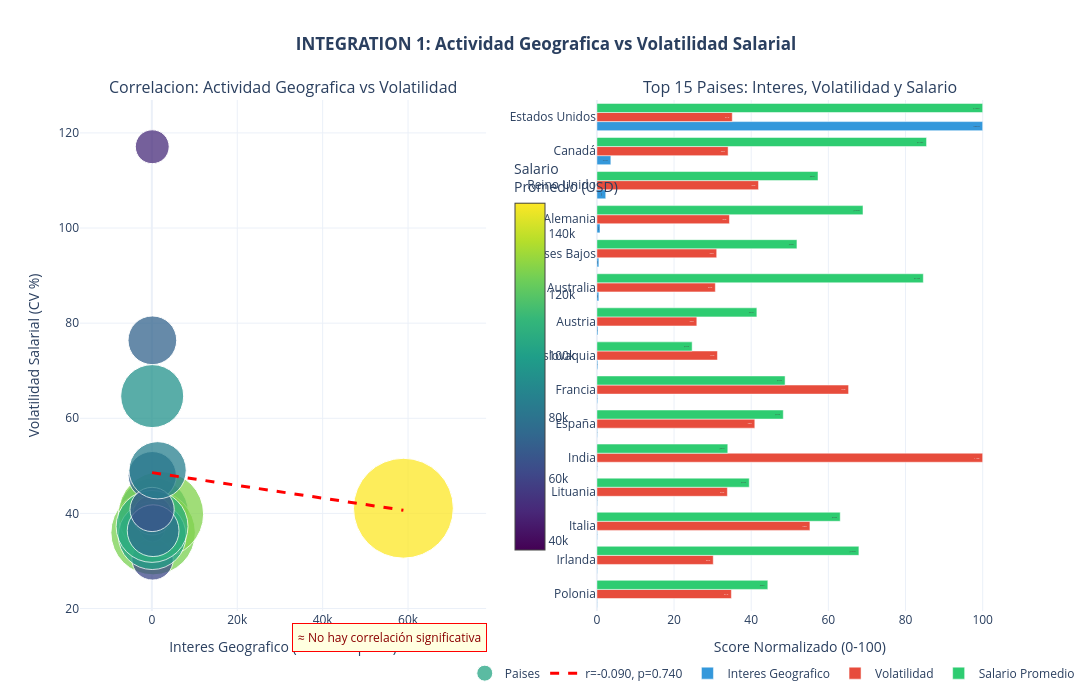

The cell this chart's notebook holds for it:
### Code cell
import plotly.graph_objects as go
from plotly.subplots import make_subplots
import plotly.express as px

print("\n" + "="*80)
print("FASE 3: INTEGRATION - ANALISIS ESPACIO-TEMPORAL INTEGRADO")
print("="*80)
print(f"\nUsando dataset previamente cargado: {df.shape[0]:,} observaciones")
print(f"Periodo: {df['work_year'].min()}-{df['work_year'].max()}")

# ====================================================================
# 1. CORRELACION: INTERES GEOGRAFICO vs VOLATILIDAD TEMPORAL
# ====================================================================

print("\n" + "="*80)
print("1. CORRELACION: ACTIVIDAD GEOGRAFICA vs VOLATILIDAD SALARIAL")
print("="*80)

# Calcular metricas por pais (usando df existente)
country_metrics = df.groupby('employee_country_name').agg({
    'salary_in_usd': ['mean', 'std', 'count'],
    'work_year': 'nunique'
}).reset_index()

country_metrics.columns = ['country', 'mean_salary', 'std_salary', 'n_jobs', 'n_years']
country_metrics['volatility'] = (country_metrics['std_salary'] / country_metrics['mean_salary']) * 100
country_metrics['geographic_interest'] = country_metrics['n_jobs']

# Filtrar paises con datos suficientes
country_metrics_filtered = country_metrics[
    (country_metrics['n_jobs'] >= 50) & 
    (country_metrics['n_years'] >= 3)
].copy()

print(f"\nPaises analizados: {len(country_metrics_filtered)}")

# Correlacion
from scipy.stats import pearsonr, spearmanr

corr_pearson, p_pearson = pearsonr(
    country_metrics_filtered['geographic_interest'],
    country_metrics_filtered['volatility']
)

corr_spearman, p_spearman = spearmanr(
    country_metrics_filtered['geographic_interest'],
    country_metrics_filtered['volatility']
)

print(f"\nCORRELACION: Interes Geografico (N empleos) vs Volatilidad Salarial")
print("-" * 80)
print(f"Pearson r  = {corr_pearson:7.4f} | p-value = {p_pearson:.4f}")
print(f"Spearman ρ = {corr_spearman:7.4f} | p-value = {p_spearman:.4f}")

if p_pearson < 0.05:
    if corr_pearson > 0:
        print("\n✓ Mercados mas activos tienen MAYOR volatilidad (correlacion positiva)")
    else:
        print("\n✓ Mercados mas activos tienen MENOR volatilidad (correlacion negativa)")
else:
    print("\n≈ No hay correlacion significativa entre actividad geografica y volatilidad")

# Visualizacion INTERACTIVA con Plotly - VERSION MEJORADA
import plotly.graph_objects as go
from plotly.subplots import make_subplots
import plotly.express as px

# Regression line
z = np.polyfit(country_metrics_filtered['geographic_interest'], 
               country_metrics_filtered['volatility'], 1)
p_poly = np.poly1d(z)
x_line = np.linspace(country_metrics_filtered['geographic_interest'].min(),
                     country_metrics_filtered['geographic_interest'].max(), 100)

# Crear figura con 2 subplots lado a lado
fig = make_subplots(
    rows=1, cols=2,
    subplot_titles=('Correlacion: Actividad Geografica vs Volatilidad',
                    'Top 15 Paises: Interes, Volatilidad y Salario'),
    specs=[[{"type": "scatter"}, {"type": "bar"}]],
    horizontal_spacing=0.12
)

# ========== SUBPLOT 1: SCATTER PLOT (TAMAÑO REDUCIDO) ==========
fig.add_trace(
    go.Scatter(
        x=country_metrics_filtered['geographic_interest'],
        y=country_metrics_filtered['volatility'],
        mode='markers',
        marker=dict(
            size=country_metrics_filtered['mean_salary']/1500,  # Reducido de 400 a 1500
            color=country_metrics_filtered['mean_salary'],
            colorscale='Viridis',
            showscale=True,
            colorbar=dict(
                title="Salario<br>Promedio (USD)", 
                x=0.46,
                len=0.8
            ),
            line=dict(width=1, color='white'),
            opacity=0.75,
            sizemode='diameter',
            sizemin=4  # Tamaño mínimo para puntos pequeños
        ),
        text=country_metrics_filtered['country'],
        customdata=country_metrics_filtered[['geographic_interest', 'volatility', 'mean_salary', 'n_jobs']],
        hovertemplate='<b>%{text}</b><br>' +
                      'N° Empleos: %{customdata[3]:,.0f}<br>' +
                      'Volatilidad: %{customdata[1]:.1f}%<br>' +
                      'Salario Promedio: $%{customdata[2]:,.0f}<br>' +
                      '<extra></extra>',
        name='Paises'
    ),
    row=1, col=1
)

# Regression line
fig.add_trace(
    go.Scatter(
        x=x_line,
        y=p_poly(x_line),
        mode='lines',
        line=dict(color='red', width=3, dash='dash'),
        name=f'r={corr_pearson:.3f}, p={p_pearson:.3f}',
        hoverinfo='skip',
        showlegend=True
    ),
    row=1, col=1
)

# ========== SUBPLOT 2: BAR CHART AGRUPADO (Alternativa al heatmap) ==========
top_15 = country_metrics_filtered.nlargest(15, 'geographic_interest').sort_values('geographic_interest', ascending=True)

# Normalizar para visualizacion (escala 0-100)
top_15['interest_norm'] = (top_15['geographic_interest'] / top_15['geographic_interest'].max()) * 100
top_15['volatility_norm'] = (top_15['volatility'] / top_15['volatility'].max()) * 100
top_15['salary_norm'] = (top_15['mean_salary'] / top_15['mean_salary'].max()) * 100

# Barra 1: Interes Geografico (normalizado)
fig.add_trace(
    go.Bar(
        y=top_15['country'],
        x=top_15['interest_norm'],
        orientation='h',
        name='Interes Geografico',
        marker=dict(color='#3498db'),
        text=[f"{val:.0f}" for val in top_15['geographic_interest']],
        textposition='inside',
        hovertemplate='<b>%{y}</b><br>N° Empleos: %{text}<br>Score: %{x:.0f}/100<extra></extra>'
    ),
    row=1, col=2
)

# Barra 2: Volatilidad (normalizada)
fig.add_trace(
    go.Bar(
        y=top_15['country'],
        x=top_15['volatility_norm'],
        orientation='h',
        name='Volatilidad',
        marker=dict(color='#e74c3c'),
        text=[f"{val:.0f}%" for val in top_15['volatility']],
        textposition='inside',
        hovertemplate='<b>%{y}</b><br>Volatilidad: %{text}<br>Score: %{x:.0f}/100<extra></extra>'
    ),
    row=1, col=2
)

# Barra 3: Salario (normalizado)
fig.add_trace(
    go.Bar(
        y=top_15['country'],
        x=top_15['salary_norm'],
        orientation='h',
        name='Salario Promedio',
        marker=dict(color='#2ecc71'),
        text=[f"${val/1000:.0f}K" for val in top_15['mean_salary']],
        textposition='inside',
        hovertemplate='<b>%{y}</b><br>Salario: %{text}<br>Score: %{x:.0f}/100<extra></extra>'
    ),
    row=1, col=2
)

# ========== LAYOUT ==========
fig.update_xaxes(title_text="Interes Geografico (N° de Empleos)", row=1, col=1)
fig.update_yaxes(title_text="Volatilidad Salarial (CV %)", row=1, col=1)

fig.update_xaxes(title_text="Score Normalizado (0-100)", row=1, col=2)
fig.update_yaxes(title_text="", row=1, col=2)

fig.update_layout(
    title_text="<b>INTEGRATION 1: Actividad Geografica vs Volatilidad Salarial</b>",
    title_x=0.5,
    height=700,
    width=1800,
    showlegend=True,
    hovermode='closest',
    template='plotly_white',
    barmode='group',
    legend=dict(
        orientation="h",
        yanchor="bottom",
        y=-0.15,
        xanchor="center",
        x=0.75
    )
)

# Agregar anotacion con interpretacion
if p_pearson < 0.05:
    if corr_pearson > 0:
        interpretation = "✓ Mercados más activos tienen MAYOR volatilidad"
    else:
        interpretation = "✓ Mercados más activos tienen MENOR volatilidad"
else:
    interpretation = "≈ No hay correlación significativa"

fig.add_annotation(
    text=interpretation,
    xref="paper", yref="paper",
    x=0.23, y=-0.08,
    showarrow=False,
    font=dict(size=12, color="darkred"),
    bgcolor="lightyellow",
    bordercolor="red",
    borderwidth=1,
    borderpad=5
)

fig.show()

### Figure 1 — Plotly figure (JSON) as saved in the notebook; plotly's stock layout.template omitted (floating-point values rounded to 4 significant figures)
{"data": [{"customdata": [[479.0, 40.24, 103300.0, 479.0], [298.0, 35.95, 126700.0, 298.0], [169.0, 30.33, 62110.0, 169.0], [2132.0, 39.83, 128000.0, 2132.0], [147.0, 36.59, 36980.0, 147.0], [96.0, 47.93, 72380.0, 96.0], [58910.0, 41.09, 149800.0, 58910.0], [121.0, 76.39, 73070.0, 121.0], [96.0, 117.1, 50820.0, 96.0], [77.0, 35.32, 101700.0, 77.0], [82.0, 64.66, 94480.0, 82.0], [89.0, 39.61, 59160.0, 89.0], [51.0, 37.26, 107900.0, 51.0], [303.0, 36.36, 77680.0, 303.0], [61.0, 40.82, 66370.0, 61.0], [1353.0, 49.06, 85850.0, 1353.0]], "hovertemplate": "<b>%{text}</b><br>N° Empleos: %{customdata[3]:,.0f}<br>Volatilidad: %{customdata[1]:.1f}%<br>Salario Promedio: $%{customdata[2]:,.0f}<br><extra></extra>", "marker": {"color": [103300.0, 126700.0, 62110.0, 128000.0, 36980.0, 72380.0, 149800.0, 73070.0, 50820.0, 101700.0, 94480.0, 59160.0, 107900.0, 77680.0, 66370.0, 85850.0], "colorbar": {"len": 0.8, "title": {"text": "Salario<br>Promedio (USD)"}, "x": 0.46}, "colorscale": [[0, "#440154"], [0.1111, "#482878"], [0.2222, "#3e4989"], [0.3333, "#31688e"], [0.4444, "#26828e"], [0.5556, "#1f9e89"], [0.6667, "#35b779"], [0.7778, "#6ece58"], [0.8889, "#b5de2b"], [1, "#fde725"]], "line": {"color": "white", "width": 1}, "opacity": 0.75, "showscale": true, "size": [68.88, 84.5, 41.41, 85.33, 24.66, 48.25, 99.87, 48.72, 33.88, 67.82, 62.99, 39.44, 71.91, 51.78, 44.25, 57.24], "sizemin": 4, "sizemode": "diameter"}, "mode": "markers", "name": "Paises", "text": ["Alemania", "Australia", "Austria", "Canadá", "Eslovaquia", "España", "Estados Unidos", "Francia", "India", "Irlanda", "Italia", "Lituania", "Nueva Zelanda", "Países Bajos", "Polonia", "Reino Unido"], "type": "scatter", "x": [479, 298, 169, 2132, 147, 96, 58909, 121, 96, 77, 82, 89, 51, 303, 61, 1353], "xaxis": "x", "y": [40.24, 35.95, 30.33, 39.83, 36.59, 47.93, 41.09, 76.39, 117.1, 35.32, 64.66, 39.61, 37.26, 36.36, 40.82, 49.06], "yaxis": "y"}, {"hoverinfo": "skip", "line": {"color": "red", "dash": "dash", "width": 3}, "mode": "lines", "name": "r=-0.090, p=0.740", "showlegend": true, "type": "scatter", "x": [51.0, 645.5, 1240.0, 1835.0, 2429.0, 3024.0, 3618.0, 4213.0, 4807.0, 5402.0, 5996.0, 6591.0, 7185.0, 7780.0, 8374.0, 8969.0, 9563.0, 10160.0, 10750.0, 11350.0, 11940.0, 12540.0, 13130.0, 13730.0, 14320.0, 14910.0, 15510.0, 16100.0, 16700.0, 17290.0, 17890.0, 18480.0, 19080.0, 19670.0, 20260.0, 20860.0, 21450.0, 22050.0, 22640.0, 23240.0, 23830.0, 24430.0, 25020.0, 25620.0, 26210.0, 26800.0, 27400.0, 27990.0, 28590.0, 29180.0, 29780.0, 30370.0, 30970.0, 31560.0, 32160.0, 32750.0, 33340.0, 33940.0, 34530.0, 35130.0, 35720.0, 36320.0, 36910.0, 37510.0, 38100.0, 38700.0, 39290.0, 39880.0, 40480.0, 41070.0, 41670.0, 42260.0, 42860.0, 43450.0, 44050.0, 44640.0, 45230.0, 45830.0, 46420.0, 47020.0, 47610.0, 48210.0, 48800.0, 49400.0, 49990.0, 50590.0, 51180.0, 51770.0, 52370.0, 52960.0, 53560.0, 54150.0, 54750.0, 55340.0, 55940.0, 56530.0, 57130.0, 57720.0, 58310.0, 58910.0], "xaxis": "x", "y": [48.57, 48.49, 48.41, 48.33, 48.25, 48.17, 48.09, 48.01, 47.93, 47.85, 47.77, 47.69, 47.61, 47.53, 47.45, 47.37, 47.29, 47.21, 47.13, 47.05, 46.97, 46.89, 46.81, 46.73, 46.65, 46.57, 46.49, 46.41, 46.33, 46.25, 46.17, 46.09, 46.01, 45.93, 45.85, 45.77, 45.69, 45.61, 45.53, 45.45, 45.37, 45.29, 45.21, 45.13, 45.05, 44.97, 44.89, 44.81, 44.73, 44.66, 44.58, 44.5, 44.42, 44.34, 44.26, 44.18, 44.1, 44.02, 43.94, 43.86, 43.78, 43.7, 43.62, 43.54, 43.46, 43.38, 43.3, 43.22, 43.14, 43.06, 42.98, 42.9, 42.82, 42.74, 42.66, 42.58, 42.5, 42.42, 42.34, 42.26, 42.18, 42.1, 42.02, 41.94, 41.86, 41.78, 41.7, 41.62, 41.54, 41.46, 41.38, 41.3, 41.22, 41.14, 41.06, 40.98, 40.9, 40.82, 40.74, 40.66], "yaxis": "y"}, {"hovertemplate": "<b>%{y}</b><br>N° Empleos: %{text}<br>Score: %{x:.0f}/100<extra></extra>", "marker": {"color": "#3498db"}, "name": "Interes Geografico", "orientation": "h", "text": ["61", "77", "82", "89", "96", "96", "121", "147", "169", "298", "303", "479", "1353", "2132", "58909"], "textposition": "inside", "type": "bar", "x": [0.1035, 0.1307, 0.1392, 0.1511, 0.163, 0.163, 0.2054, 0.2495, 0.2869, 0.5059, 0.5144, 0.8131, 2.297, 3.619, 100.0], "xaxis": "x2", "y": ["Polonia", "Irlanda", "Italia", "Lituania", "India", "España", "Francia", "Eslovaquia", "Austria", "Australia", "Países Bajos", "Alemania", "Reino Unido", "Canadá", "Estados Unidos"], "yaxis": "y2"}, {"hovertemplate": "<b>%{y}</b><br>Volatilidad: %{text}<br>Score: %{x:.0f}/100<extra></extra>", "marker": {"color": "#e74c3c"}, "name": "Volatilidad", "orientation": "h", "text": ["41%", "35%", "65%", "40%", "117%", "48%", "76%", "37%", "30%", "36%", "36%", "40%", "49%", "40%", "41%"], "textposition": "inside", "type": "bar", "x": [34.86, 30.16, 55.22, 33.82, 100.0, 40.94, 65.24, 31.25, 25.9, 30.7, 31.06, 34.36, 41.9, 34.01, 35.09], "xaxis": "x2", "y": ["Polonia", "Irlanda", "Italia", "Lituania", "India", "España", "Francia", "Eslovaquia", "Austria", "Australia", "Países Bajos", "Alemania", "Reino Unido", "Canadá", "Estados Unidos"], "yaxis": "y2"}, {"hovertemplate": "<b>%{y}</b><br>Salario: %{text}<br>Score: %{x:.0f}/100<extra></extra>", "marker": {"color": "#2ecc71"}, "name": "Salario Promedio", "orientation": "h", "text": ["$66K", "$102K", "$94K", "$59K", "$51K", "$72K", "$73K", "$37K", "$62K", "$127K", "$78K", "$103K", "$86K", "$128K", "$150K"], "textposition": "inside", "type": "bar", "x": [44.31, 67.91, 63.07, 39.49, 33.93, 48.32, 48.78, 24.69, 41.47, 84.61, 51.85, 68.97, 57.31, 85.45, 100.0], "xaxis": "x2", "y": ["Polonia", "Irlanda", "Italia", "Lituania", "India", "España", "Francia", "Eslovaquia", "Austria", "Australia", "Países Bajos", "Alemania", "Reino Unido", "Canadá", "Estados Unidos"], "yaxis": "y2"}], "layout": {"annotations": [{"font": {"size": 16}, "showarrow": false, "text": "Correlacion: Actividad Geografica vs Volatilidad", "x": 0.22, "xanchor": "center", "xref": "paper", "y": 1, "yanchor": "bottom", "yref": "paper"}, {"font": {"size": 16}, "showarrow": false, "text": "Top 15 Paises: Interes, Volatilidad y Salario", "x": 0.78, "xanchor": "center", "xref": "paper", "y": 1, "yanchor": "bottom", "yref": "paper"}, {"bgcolor": "lightyellow", "bordercolor": "red", "borderpad": 5, "borderwidth": 1, "font": {"color": "darkred", "size": 12}, "showarrow": false, "text": "≈ No hay correlación significativa", "x": 0.23, "xref": "paper", "y": -0.08, "yref": "paper"}], "barmode": "group", "height": 700, "hovermode": "closest", "legend": {"orientation": "h", "x": 0.75, "xanchor": "center", "y": -0.15, "yanchor": "bottom"}, "showlegend": true, "title": {"text": "<b>INTEGRATION 1: Actividad Geografica vs Volatilidad Salarial</b>", "x": 0.5}, "width": 1800, "xaxis": {"anchor": "y", "domain": [0, 0.44], "title": {"text": "Interes Geografico (N° de Empleos)"}}, "xaxis2": {"anchor": "y2", "domain": [0.56, 1], "title": {"text": "Score Normalizado (0-100)"}}, "yaxis": {"anchor": "x", "domain": [0, 1], "title": {"text": "Volatilidad Salarial (CV %)"}}, "yaxis2": {"anchor": "x2", "domain": [0, 1], "title": {"text": ""}}}}
